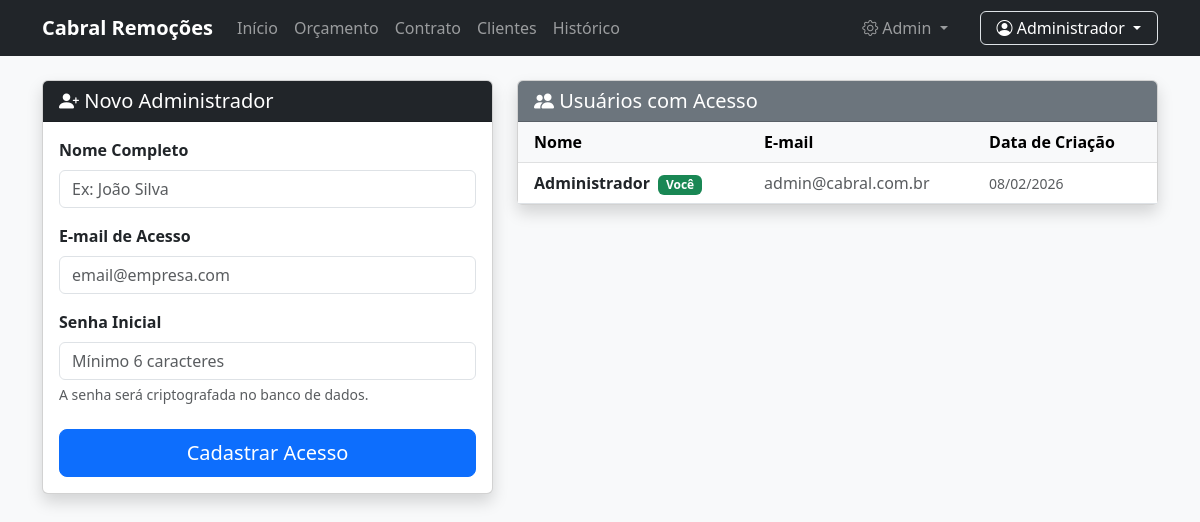
Page /novo_usuario.php (signed in) on the committed database.
### tables this page shows
CREATE TABLE `usuarios` (
  `id` int(11) NOT NULL,
  `nome` varchar(100) NOT NULL,
  `email` varchar(100) NOT NULL,
  `senha` varchar(255) NOT NULL,
  `created_at` timestamp NOT NULL DEFAULT current_timestamp()
);

### novo_usuario.php (the view, shortened to what this page needs)
<?php
require 'Scripts/conecta_banco.php';
$stmtLista = $pdo->query("SELECT id, nome, email, created_at FROM usuarios ORDER BY nome ASC");
$usuarios = $stmtLista->fetchAll();
?>
<!DOCTYPE html>
<html lang="pt-br">
<head>
    <link href="https://cdn.jsdelivr.net/npm/bootstrap@5.3.0/dist/css/bootstrap.min.css" rel="stylesheet">
    <link rel="stylesheet" href="https://cdn.jsdelivr.net/npm/bootstrap-icons@1.10.0/font/bootstrap-icons.css">
</head>
<body class="bg-light">
    <?php include 'navbar.php'; ?>
    <div class="container mt-4">
        <div class="row">
            <div class="col-md-5 mb-4">
                <div class="card shadow">
                    <div class="card-header bg-dark text-white">
                        <h5 class="mb-0"><i class="bi bi-person-plus-fill"></i> Novo Administrador</h5>
                    </div>
                    <div class="card-body">
                        <form method="POST">
                            <div class="mb-3">
                                <label class="form-label fw-bold">Nome Completo</label>
                                <input type="text" name="nome" class="form-control" required placeholder="Ex: João Silva">
                            </div>
                            <div class="mb-3">
                                <label class="form-label fw-bold">E-mail de Acesso</label>
                                <input type="email" name="email" class="form-control" required placeholder="email@empresa.com">
                            </div>
                            <div class="mb-3">
                                <label class="form-label fw-bold">Senha Inicial</label>
                                <input type="password" name="senha" class="form-control" required placeholder="Mínimo 6 caracteres">
                                <div class="form-text small text-muted">A senha será criptografada no banco de dados.</div>
                            </div>
                            <div class="d-grid mt-4">
                                <button type="submit" class="btn btn-primary btn-lg">Cadastrar Acesso</button>
                            </div>
                        </form>
                    </div>
                </div>
            </div>
            <div class="col-md-7">
                <div class="card shadow">
                    <div class="card-header bg-secondary text-white">
                        <h5 class="mb-0"><i class="bi bi-people-fill"></i> Usuários com Acesso</h5>
                    </div>
                    <div class="card-body p-0">
                        <div class="table-responsive">
                            <table class="table table-hover mb-0 align-middle">
                                <thead class="table-light">
                                    <tr>
                                        <th class="ps-3">Nome</th>
                                        <th>E-mail</th>
                                        <th>Data de Criação</th>
                                    </tr>
                                </thead>
                                <tbody>
                                    <?php foreach($usuarios as $u): ?>
                                    <tr>
                                        <td class="ps-3 fw-bold">
                                            <?= $u['nome'] ?>
                                            <?php if($u['id'] == $_SESSION['usuario_id']): ?>
                                                <span class="badge bg-success ms-1">Você</span>
                                            <?php endif; ?>
                                        </td>
                                        <td class="text-muted"><?= $u['email'] ?></td>
                                        <td class="small text-muted"><?= date('d/m/Y', strtotime($u['created_at'])) ?></td>
                                    </tr>
                                    <?php endforeach; ?>
                                </tbody>
                            </table>
                        </div>
                    </div>
                </div>
            </div>
        </div>
    </div>
</body>
</html>

### rows in the picture
usuarios: nome "Administrador", shows "Você", email "admin@cabral.com.br", created_at "08/02/2026"

### other values in the picture
$_SESSION['usuario_nome'] "Administrador"
